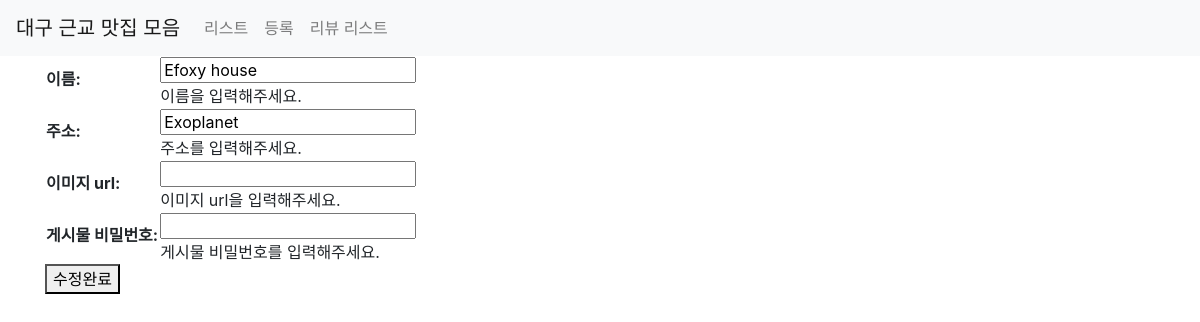
The page /third/update/?id=8 on the database as committed earlier.
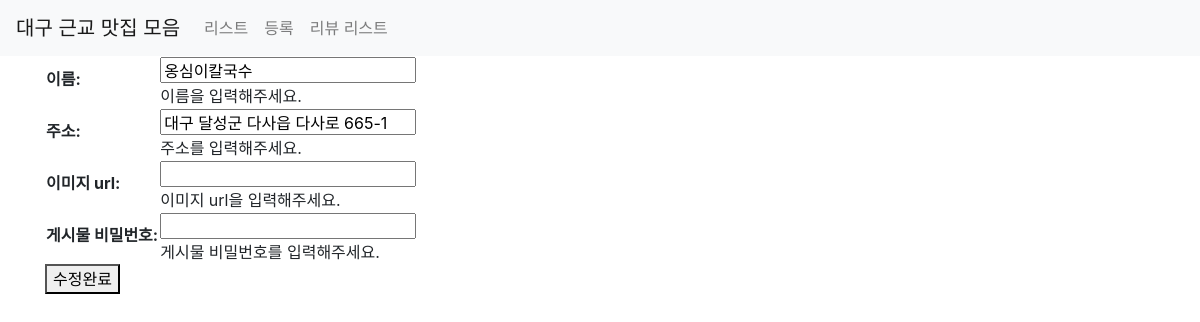
The same page on the database as committed later.
### third/models.py (models this page shows)
class Restaurant(models.Model):
    name = models.CharField(max_length=30)
    address = models.CharField(max_length=200)
    password = models.CharField(max_length=20, default=None, null=True)
    image = models.CharField(max_length=500, default=None, null=True)
    created_at = models.DateTimeField(auto_now_add=True)
    updated_at = models.DateTimeField(auto_now=True)

### third/views.py (the view)
# urls.py: path('update/', views.update, name='restaurant-update'),
def update(request):
    if request.method == 'POST' and 'id' in request.POST:
        item = get_object_or_404(Restaurant, pk=request.POST.get('id'))
        password = request.POST.get('password', '')
        form = UpdateRestaurantForm(request.POST, instance=item)
        if form.is_valid() and password == item.password:
            item = form.save()
    elif request.method == 'GET':
        item = get_object_or_404(Restaurant, pk=request.GET.get('id'))
        form = RestaurantForm(instance=item)
        form.password =''
        return render(request, 'third/update.html', {'form':form})
    return HttpResponseRedirect('/third/list/')

### third/forms.py
class RestaurantForm(ModelForm):
    class Meta:
        model = Restaurant
        fields = ['name', 'address', 'image', 'password']
        labels = {
            'name': _('이름'),
            'address': _('주소'),
            'image': _('이미지 url'),
            'password': _('게시물 비밀번호'),
        }
        help_texts = {
            'name': _('이름을 입력해주세요.'),
            'address': _('주소를 입력해주세요.'),
            'image': _('이미지 url을 입력해주세요.'),
            'password': _('게시물 비밀번호를 입력해주세요.'),
        }
        widgets = {
            'password' : forms.PasswordInput()
        }
        error_messages = {
            'name':{
                'max_length': _("이름이 너무 깁니다. 30자 이하로 해주세요."),
            },
            'image': {
                'max_length': _("url이 너무 깁니다. 500자 이하로 해주세요."),
            },
            'password': {
                'max_length': _("비밀번호가 너무 깁니다. 20자 이하로 해주세요."),
            }
        }

### third/templates/third/update.html (shortened to what this page needs)
{% extends 'third/base.html' %}
{% load static %}
{% block content %}
<div class="container">
    <form action="{% url 'restaurant-update' %}" method="post">
        <table>
            {{ form.as_table }}
        </table>
        <button type="submit">수정완료</button>
    </form>
</div>
{% endblock %}

Rows that differ between the two databases and show on the page:
changed Restaurant: name "Efoxy house" → "옹심이칼국수"; address "Exoplanet" → "대구 달성군 다사읍 다사로 665-1"
